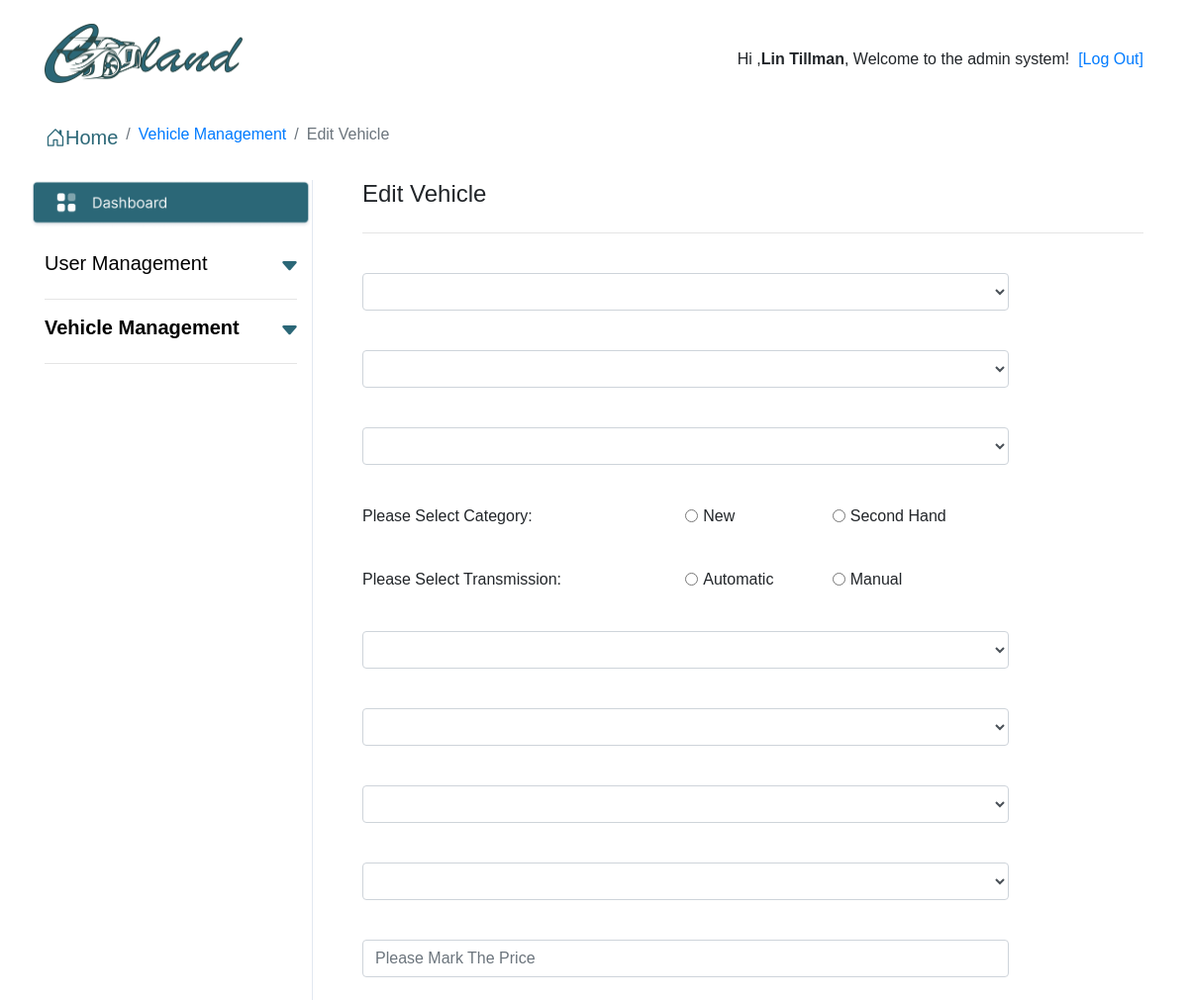
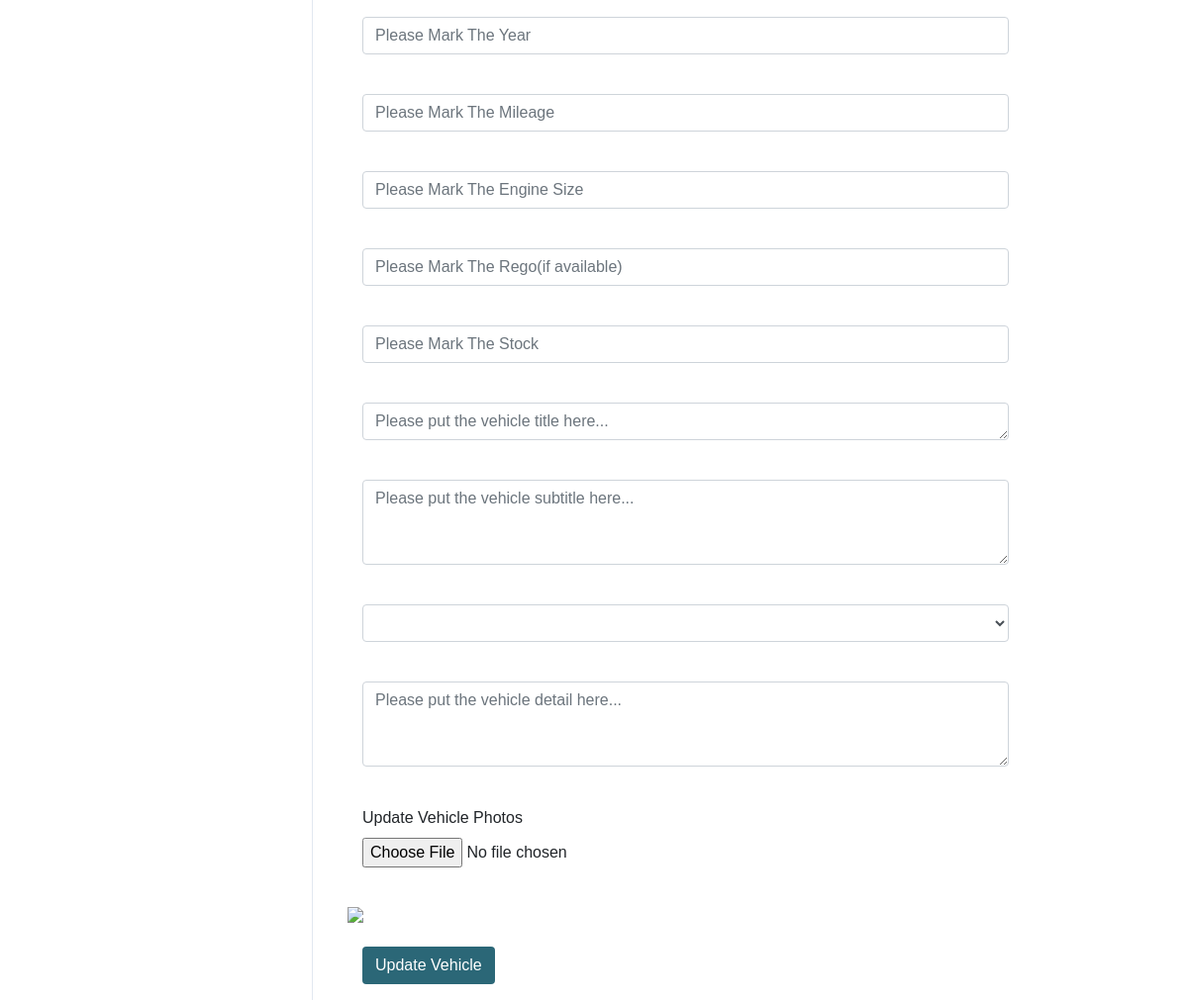
Screenshot of /admin/vehicles/editVehicle.php (signed in) with the database file from the repository (2 pictures, top to bottom).
### tables this page shows
CREATE TABLE `vehicle_category` (
  `category_id` int NOT NULL,
  `category` varchar(100) NOT NULL
);

CREATE TABLE `vehicle_transmission` (
  `transmission_id` int NOT NULL,
  `transmission` varchar(100) NOT NULL
);

### admin/vehicles/editVehicle.php (the view, shortened to what this page needs)
<?php
include "../../config.php";
$id = $_GET['vehicleId'];
$queryID = "SELECT * FROM vehicles WHERE vehicle_id = '$id'";
$resultID = mysqli_query($link, $queryID);
$rowID = mysqli_fetch_array($resultID);
extract($rowID);
$bodytype_id = $rowID['bodytype_id'];
$fueltype_id = $rowID['fueltype_id'];
$make_id = $rowID['make_id'];
$model_id = $rowID['model_id'];
$color_id = $rowID['color_id'];
$seats_id = $rowID['seats_id'];
$safety_id = $rowID['safety_id'];
$location_id = $rowID['location_id'];
$query = "SELECT vehicles.img, vehicles.price, vehicles.year, vehicles.mileage, vehicles.engine_size, vehicles.stock, vehicles.detail, vehicles.title, vehicles.subtitle, vehicles.rego, vehicle_category.category, vehicle_bodytype.bodytype, vehicle_fueltype.fueltype, vehicle_make.make, vehicle_model.model, vehicle_transmission.transmission, vehicle_color.color, vehicle_seats.seats, vehicle_safety.safety, vehicle_location.location
FROM (((((((((( vehicles
LEFT JOIN vehicle_category ON vehicles.category_id = vehicle_category.category_id )
LEFT JOIN vehicle_bodytype ON vehicles.bodytype_id = vehicle_bodytype.bodytype_id )
LEFT JOIN vehicle_fueltype ON vehicles.fueltype_id = vehicle_fueltype.fueltype_id )
LEFT JOIN vehicle_make ON vehicles.make_id = vehicle_make.make_id )
LEFT JOIN vehicle_model ON vehicles.model_id = vehicle_model.model_id )
LEFT JOIN vehicle_transmission ON vehicles.transmission_id = vehicle_transmission.transmission_id )
LEFT JOIN vehicle_color ON vehicles.color_id = vehicle_color.color_id )
LEFT JOIN vehicle_seats ON vehicles.seats_id = vehicle_seats.seats_id )
LEFT JOIN vehicle_safety ON vehicles.safety_id = vehicle_safety.safety_id )
LEFT JOIN vehicle_location ON vehicles.location_id = vehicle_location.location_id )
WHERE vehicle_id = '$id' ";
$result = mysqli_query($link, $query);
$row = mysqli_fetch_array($result);
extract($row);
$year = $row['year'];
$make = $row['make'];
$model = $row['model'];
$img = $row['img'];
$location = $row['location'];
$stock = $row['stock'];
$category = $row['category'];
$mileage = $row['mileage'];
$rego = $row['rego'];
$bodytype = $row['bodytype'];
$seats = $row['seats'];
$transmission = $row['transmission'];
$fueltype = $row['fueltype'];
$color = $row['color'];
$safety = $row['safety'];
$detail = $row['detail'];
$title = $row['title'];
$subtitle = $row['subtitle']
?>
<!DOCTYPE html>
<html lang="en">
<head>
  <link href="../../css/bootstrap.css" rel="stylesheet">
  <link href="../../css/style.css" rel="stylesheet">
  <link href="../../icon/bootstrap-icons.css" rel="stylesheet">
</head>
<body>
  <section style="background-color: white;">
    <div class="container">
      <div class="row">
        <div class="col">
          <br>
          <img src="../../images/logo4x.png" class="img-fluid float-left" style="width: 200px;">
        </div>
        <div class="col" style="text-align: right;">
          <br><br>
          <p>Hi&nbsp;,<b><?php echo  $_SESSION['fullname']; ?></b>,&nbsp;Welcome to the admin system!&nbsp;&nbsp;<a href="../../logout.php">[Log Out]</a></p>
        </div>
      </div>
      <br>
      <div class="row">
        <nav aria-label="breadcrumb">
          <ol class="breadcrumb">
            <li class="breadcrumb-item"><span style="font-size: 20px;color:#2B6777;"><i class="bi bi-house-door"></i>Home</span></li>
            <li class="breadcrumb-item"><a href="index.php">Vehicle Management</a></li>
            <li class="breadcrumb-item active" aria-current="page">Edit Vehicle</li>
          </ol>
        </nav>
      </div>
      <div class="row">
        <?php include "sideBarNavVehicle.php" ?>
        <div class="col" style="padding-left: 50px;border-left:1.5px solid #E2E8F0;">
          <div class="row">
            <div class="col">
              <h4>Edit Vehicle</h4>
            </div>
          </div>
          <hr>
          <br>
          <form method="POST" enctype="multipart/form-data">
            <div class="row">
              <div class="form-group col-10">
                <select id="make" name="make" class="form-control">
                  <option value="<?php echo $make_id; ?>"><?php echo $make; ?></option>
                  <?php
                  $queryMake = "SELECT * FROM vehicle_make";
                  $resultMake = mysqli_query($link, $queryMake);
                  while ($rowMake = mysqli_fetch_array($resultMake)) {
                    extract($rowMake);
                  ?>
                    <option value="<?php echo $make_id; ?>"><?php echo $make; ?></option>
                  <?php
                  }
                  ?>
                </select>
              </div>
            </div>
            <br>
            <div class="row">
              <div class="form-group col-10">
                <select class="form-control" name="model" id="model">
                  <option value="<?php echo $model_id; ?>"><?php echo $model; ?></option>
                </select>
              </div>
            </div>
            <br>
            <div class="row">
              <div class="form-group col-10">
                <select class="form-control" name="color" id="color">
                  <option value="<?php echo $color_id; ?>"><?php echo $color; ?></option>
                  <?php
                  $queryColor = "SELECT * FROM vehicle_color";
                  $resultColor = mysqli_query($link, $queryColor);
                  while ($rowColor = mysqli_fetch_array($resultColor)) {
                    extract($rowColor);
                  ?>
                    <option value="<?php echo $color_id; ?>" <?php if ($rowID['color_id'] == $color_id) : ?> selected <?php endif; ?>><?php echo $color; ?></option>
                  <?php
                  }
                  ?>
                </select>
              </div>
            </div>
            <br>
            <div class="row">
              <p class="col-5">Please Select Category:</p>
              <?php
              $queryCategory = "SELECT * FROM vehicle_category";
              $resultCategory = mysqli_query($link, $queryCategory);
              while ($rowCategory = mysqli_fetch_array($resultCategory)) {
                extract($rowCategory);
                $categoryID = $rowCategory['category_id'];
                $queryID = "SELECT * FROM vehicles WHERE vehicle_id = '$id'";
                $resultID = mysqli_query($link, $queryID);
                $rowID = mysqli_fetch_array($resultID);
                extract($rowID);
                $category_id = $rowID['category_id'];
              ?>
                <div class="form-check form-check-inline form-group col-2 ">
                  <input class="form-check-input" type="radio" name="category" id="category<?php echo $categoryID; ?>" value="<?php echo $categoryID; ?>" <?php if ($categoryID == $category_id) echo 'checked' ?>>
                  <label class="form-check-label" for="category<?php echo $categoryID; ?>"><?php echo $category; ?></label>
                </div>
              <?php  } ?>
            </div>
            <br>
            <div class="row">
              <p class="col-5">Please Select Transmission:</p>
              <?php
              $queryTransmission = "SELECT * FROM vehicle_transmission";
              $resultTransmission = mysqli_query($link, $queryTransmission);
              while ($rowTransmission = mysqli_fetch_array($resultTransmission)) {
                extract($rowTransmission);
                $transmissionID = $rowTransmission['transmission_id'];
                $queryID = "SELECT * FROM vehicles WHERE vehicle_id = '$id'";
                $resultID = mysqli_query($link, $queryID);
                $rowID = mysqli_fetch_array($resultID);
                extract($rowID);
                $transmission_id = $rowID['transmission_id'];
              ?>
                <div class="form-check form-check-inline form-group col-2 ">
                  <input class="form-check-input" type="radio" name="transmission" id="transmission<?php echo $transmissionID; ?>" value="<?php echo $transmissionID; ?>" <?php if ($transmissionID ==  $transmission_id) echo 'checked'; ?>>
                  <label class="form-check-label" for="transmission<?php echo $transmissionID; ?>"><?php echo $transmission; ?></label>
                </div>
              <?php  } ?>
            </div>
            <br>
            <div class="row">
              <div class="form-group col-10">
                <select class="form-control" name="bodytype" id="bodytype">
                  <option value="<?php echo $bodytype_id; ?>"><?php echo $bodytype; ?></option>
                  <?php
                  $queryBodytype = "SELECT * FROM vehicle_bodytype";
                  $resultBodytype = mysqli_query($link, $queryBodytype);
                  while ($rowBodytype = mysqli_fetch_array($resultBodytype)) {
                    extract($rowBodytype);
                  ?>
                    <option value="<?php echo $bodytype_id; ?>"><?php echo $bodytype; ?></option>
                  <?php
                  }
                  ?>
                </select>
              </div>
            </div>
            <br>
            <div class="row">
              <div class="form-group col-10">
                <select class="form-control" name="seats" id="seats">
                  <option value="<?php echo $seats_id; ?>"><?php echo $seats; ?></option>
                  <?php
                  $querySeats = "SELECT * FROM vehicle_seats";
                  $resultSeats = mysqli_query($link, $querySeats);
                  while ($rowSeats = mysqli_fetch_array($resultSeats)) {
                    extract($rowSeats);
                  ?>
                    <option value="<?php echo $seats_id; ?>"><?php echo $seats; ?></option>
                  <?php
                  }
                  ?>
                </select>
              </div>
            </div>
            <br>
            <div class="row">
              <div class="form-group col-10">
                <select class="form-control" name="fueltype" id="fueltype">
                  <option value="<?php echo $fueltype_id; ?>"><?php echo $fueltype; ?></option>
                  <?php
                  $queryFueltype = "SELECT * FROM vehicle_fueltype";
                  $resultFueltype = mysqli_query($link, $queryFueltype);
                  while ($rowFueltype = mysqli_fetch_array($resultFueltype)) {
                    extract($rowFueltype);
                  ?>
                    <option value="<?php echo $fueltype_id; ?>"><?php echo $fueltype; ?></option>
                  <?php
                  }
                  ?>
                </select>
              </div>
            </div>
            <br>
            <div class="row">
              <div class="form-group col-10">
                <select class="form-control" name="safety" id="safety">
                  <option value="<?php echo $safety_id; ?>"><?php echo $safety; ?></option>
                  <?php
                  $querySafety = "SELECT * FROM vehicle_safety";
                  $resultSafety = mysqli_query($link, $querySafety);
                  while ($rowSafety = mysqli_fetch_array($resultSafety)) {
                    extract($rowSafety);
                  ?>
                    <option value="<?php echo $safety_id; ?>"><?php echo $safety; ?></option>
                  <?php
                  }
                  ?>
                </select>
              </div>
            </div>
            <br>
            <div class="row">
              <div class="form-group col-10">
                <input type="text" class="form-control" id="price" name="price" placeholder="Please Mark The Price" value="<?php echo $price;  ?>">
              </div>
            </div>
            <br>
            <div class="row">
              <div class="form-group col-10">
                <input type="text" class="form-control" id="year" name="year" placeholder="Please Mark The Year" value="<?php echo $year;  ?>">
              </div>
            </div>
            <br>
            <div class="row">
              <div class="form-group col-10">
                <input type="text" class="form-control" id="mileage" name="mileage" placeholder="Please Mark The Mileage" value="<?php echo $mileage;  ?>">
              </div>
            </div>
            <br>
            <div class="row">
              <div class="form-group col-10">
                <input type="text" class="form-control" id="engine_size" name="engine_size" placeholder="Please Mark The Engine Size" value="<?php echo $engine_size;  ?>">
              </div>
            </div>
            <br>
            <div class="row">
              <div class="form-group col-10">
                <input type="text" class="form-control" id="rego" name="rego" placeholder="Please Mark The Rego(if available)" value="<?php echo $rego;  ?>">
              </div>
            </div>
            <br>
            <div class="row">
              <div class="form-group col-10">
                <input type="text" class="form-control" id="stock" name="stock" placeholder="Please Mark The Stock" value="<?php echo $stock;  ?>">
              </div>
            </div>
            <br>
            <div class="row">
              <div class="form-group col-10">
                <textarea name="title" id="title" class="form-control" rows="1" placeholder="Please put the vehicle title here..."><?php echo $title;  ?></textarea>
              </div>
            </div>
            <br>
            <div class="row">
              <div class="form-group col-10">
                <textarea name="subtitle" id="subtitle" class="form-control" rows="3" placeholder="Please put the vehicle subtitle here..."><?php echo $subtitle;  ?></textarea>
              </div>
            </div>
            <br>
            <div class="row">
              <div class="form-group col-10">
                <select class="form-control" name="location" id="location">
                  <option value="<?php echo $location_id; ?>"><?php echo $location; ?></option>
                  <?php
                  $queryLocation = "SELECT * FROM vehicle_location";
                  $resultLocation = mysqli_query($link, $queryLocation);
                  while ($rowLocation = mysqli_fetch_array($resultLocation)) {
                    extract($rowLocation);
                  ?>
                    <option value="<?php echo $location_id; ?>"><?php echo $location; ?></option>
                  <?php
                  }
                  ?>
                </select>
              </div>
            </div>
            <br>
            <div class="row">
              <div class="form-group col-10">
                <textarea name="detail" id="detail" class="form-control" rows="3" placeholder="Please put the vehicle detail here..."><?php echo $detail;  ?></textarea>
              </div>
            </div>
            <br>
            <div class="row">
              <div class="form-group col-10">
                <label for="img">Update Vehicle Photos</label>
                <input type="file" class="form-control-file" id="img" name="img">
              </div>
            </div>
            <br>
            <div class="row">
              <img class="img-fluid" src="../vehicles/uploads/<?php echo $img; ?>" width="150">
            </div>
            <br>
            <div class="row">
              <div class="form-group col-3">
                <button type="submit" class="btn" name="updateCar" style="background-color: #2B6777;color:white;">Update Vehicle</button>
              </div>
            </div>
          </form>
        </div>
      </div>
    </div>
  </section>
</body>
</html>

### css/style.css (style rules this page uses)
* { box-sizing: border-box; padding: 0; margin: 0; }
body { font-family: Arial, Helvetica, sans-serif; background: linear-gradient(180deg, #F2F2F2 0%, #C8D8E4 100%) no-repeat; min-height: 100vh; }
.breadcrumb { background-color: transparent; }

### rows the page displays
vehicle_category: category_id "☐ New", category "New"
vehicle_category: category_id "☐ Second Hand", category "Second Hand"
vehicle_transmission: transmission_id "☐ Automatic", transmission "Automatic"
vehicle_transmission: transmission_id "☐ Manual", transmission "Manual"

### other values shown
$_SESSION['fullname'] "Lin Tillman"
